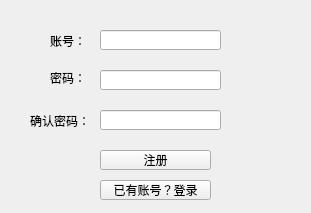
<?xml version="1.0" encoding="UTF-8"?>
<ui version="4.0">
 <class>Registe</class>
 <widget class="QWidget" name="Registe">
  <property name="geometry">
   <rect>
    <x>0</x>
    <y>0</y>
    <width>311</width>
    <height>213</height>
   </rect>
  </property>
  <property name="windowTitle">
   <string>Form</string>
  </property>
  <widget class="QLabel" name="label">
   <property name="geometry">
    <rect>
     <x>50</x>
     <y>30</y>
     <width>31</width>
     <height>21</height>
    </rect>
   </property>
   <property name="text">
    <string>账号：</string>
   </property>
  </widget>
  <widget class="QLabel" name="label_2">
   <property name="geometry">
    <rect>
     <x>50</x>
     <y>70</y>
     <width>41</width>
     <height>16</height>
    </rect>
   </property>
   <property name="text">
    <string>密码：</string>
   </property>
  </widget>
  <widget class="QLabel" name="label_3">
   <property name="geometry">
    <rect>
     <x>30</x>
     <y>110</y>
     <width>61</width>
     <height>21</height>
    </rect>
   </property>
   <property name="text">
    <string>确认密码：</string>
   </property>
  </widget>
  <widget class="QPushButton" name="register_2">
   <property name="geometry">
    <rect>
     <x>100</x>
     <y>150</y>
     <width>111</width>
     <height>20</height>
    </rect>
   </property>
   <property name="text">
    <string>注册</string>
   </property>
  </widget>
  <widget class="QPushButton" name="launch">
   <property name="geometry">
    <rect>
     <x>100</x>
     <y>180</y>
     <width>111</width>
     <height>20</height>
    </rect>
   </property>
   <property name="text">
    <string>已有账号？登录</string>
   </property>
  </widget>
  <widget class="QLineEdit" name="account_name">
   <property name="geometry">
    <rect>
     <x>100</x>
     <y>30</y>
     <width>121</width>
     <height>20</height>
    </rect>
   </property>
  </widget>
  <widget class="QLineEdit" name="account_password_1">
   <property name="geometry">
    <rect>
     <x>100</x>
     <y>70</y>
     <width>121</width>
     <height>20</height>
    </rect>
   </property>
  </widget>
  <widget class="QLineEdit" name="account_password_2">
   <property name="geometry">
    <rect>
     <x>100</x>
     <y>110</y>
     <width>121</width>
     <height>20</height>
    </rect>
   </property>
  </widget>
 </widget>
 <resources/>
 <connections/>
</ui>
